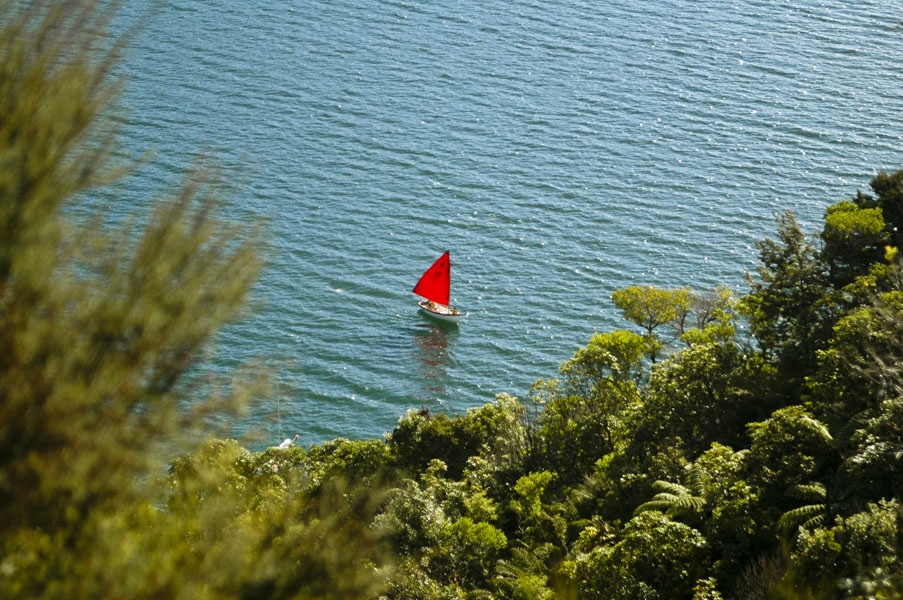
#> input picture opencv/New_Zealand_Boat.jpg, 903 x 600 px, given in place of the camera
$ python colourdetector.py
#> lines starting #> are read from the running program, lines starting #| are printed output that depends on the picture; after the words box and inside, x2 and y2 are one past the last pixel; in counts of white or black regions, pixels touching at a corner belong together
#> further down, img is the input picture: shape (600, 903, 3); mean B, G, R 96.6, 115, 98
import cv2
import numpy as np
color_list = [[140, 50, 100, 179, 255, 255],
             [35, 100, 100, 80, 255, 255],
             [100,100,100,140,255,255],
             [20,150,150,40,255,255],]
cap = cv2.VideoCapture(0)
cap.set(3, 640)
cap.set(4, 480)
cap.set(10, 80)
def empty(a):
   pass
def find_color(img, color_list):
   imgHSV = cv2.cvtColor(img, cv2.COLOR_BGR2HSV)
#> imgHSV: shape (600, 903, 3); mean H, S, V 62.4, 117.5, 122.2
   for color in color_list:
       lower = np.array(color[0:3])
       upper = np.array(color[3:6])
       mask = cv2.inRange(imgHSV, lower, upper)
       get_contours(mask, color)
#> this loop made 4 passes
#> contours in get_contours on passes 2 to 3: 391 contours, all with area under 20, 433 contours, all with area under 20
#> pass 1, in find_color, `mask = cv2.inRange(imgHSV, lower, upper)`:
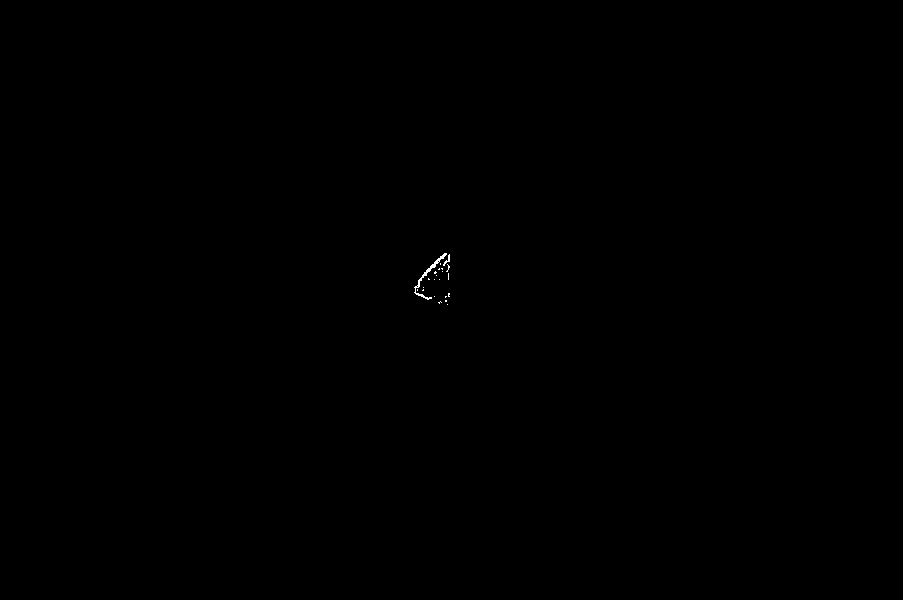
#> mask: shape (600, 903); 0.05% white in thin lines or dots, all inside (x1, y1, x2, y2) = (414, 253, 450, 305)
#> pass 2, in find_color, `mask = cv2.inRange(imgHSV, lower, upper)`:
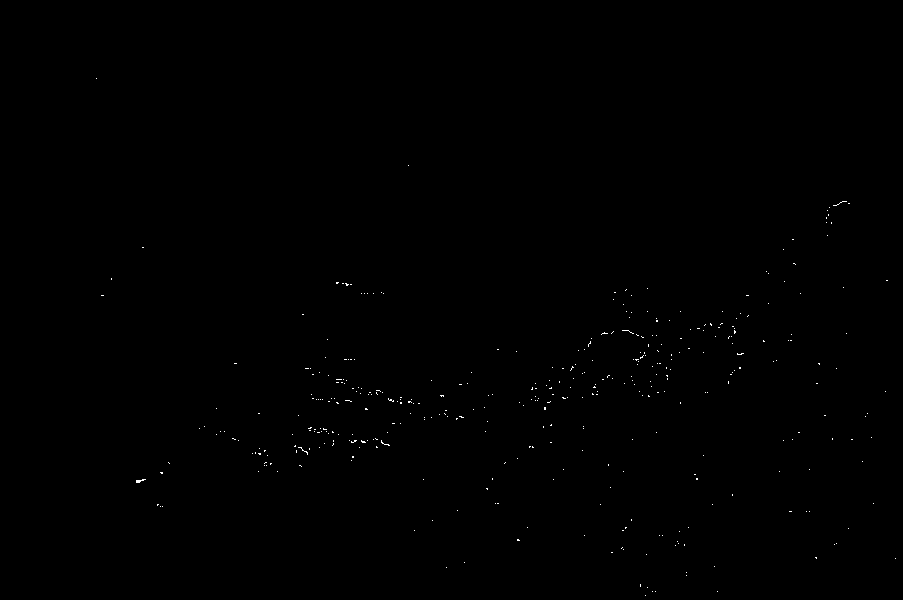
#> mask: shape (600, 903); 0.15% white in thin lines or dots, all inside (x1, y1, x2, y2) = (96, 78, 896, 596)
#> pass 3, in find_color, `mask = cv2.inRange(imgHSV, lower, upper)`:
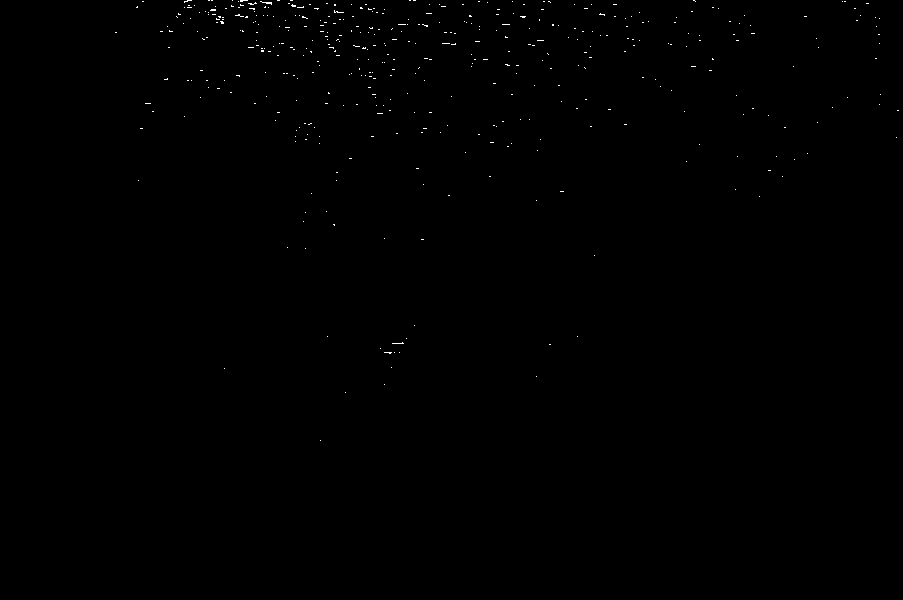
#> mask: shape (600, 903); 0.19% white in thin lines or dots, all inside (x1, y1, x2, y2) = (115, 0, 899, 441)
#> after the loop:
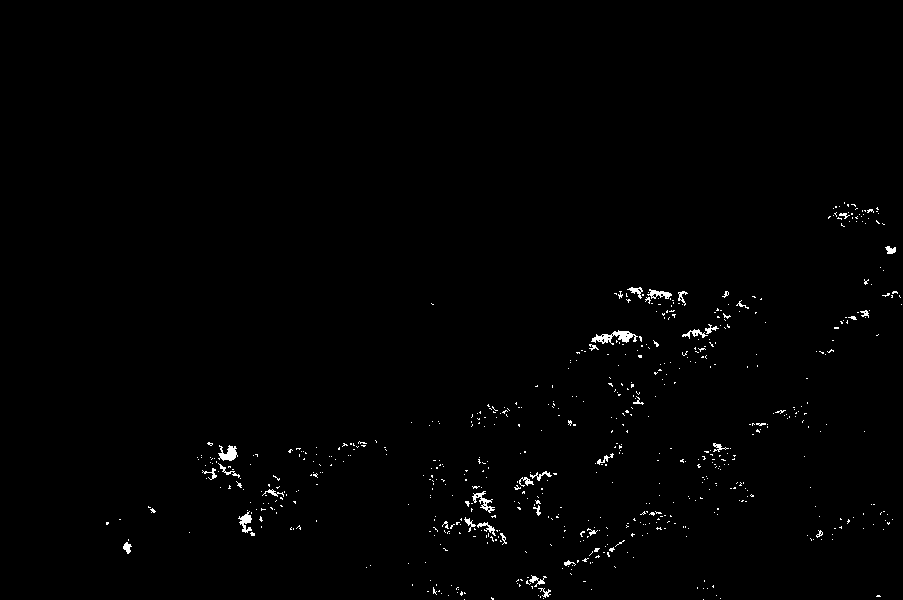
#> mask: shape (600, 903); 0.82% white in thin lines or dots, all inside (x1, y1, x2, y2) = (106, 202, 902, 600)
def get_contours(img, color):
   contours, hierarchy = cv2.findContours(img, cv2.RETR_EXTERNAL, cv2.CHAIN_APPROX_NONE)
   for cnt in contours:
       area = cv2.contourArea(cnt)
       if area > 500:
           cv2.drawContours(imgResult, cnt, -1, (255, 255, 255), 2)
           color_name(imgResult, cnt, color)
def color_name(img, cnt, color):
   x, y, w, h = cv2.boundingRect(cnt)
   if color == [140, 50, 100, 179, 255, 255]:
       cv2.putText(img, "Pink", (x, y - 10), cv2.FONT_HERSHEY_SIMPLEX, 0.5, (193, 203, 255), 2)
   elif color == [35, 100, 100, 80, 255, 255]:
       cv2.putText(img, "Green", (x, y - 10), cv2.FONT_HERSHEY_SIMPLEX, 0.5, (0, 255, 0), 2)
   elif color == [100,100,100,140,255,255]:
       cv2.putText(img, "Blue", (x, y - 10), cv2.FONT_HERSHEY_SIMPLEX, 0.5, (255, 0, 0), 2)
   elif color == [20,150,150,40,255,255]:
       cv2.putText(img, "Yellow", (x, y - 10), cv2.FONT_HERSHEY_SIMPLEX, 0.5, (0, 255, 255), 2)

while True:
   success, img = cap.read()
   imgResult = img.copy()
   find_color(img, color_list)
   cv2.imshow("Result", imgResult)
   if cv2.waitKey(1) & 0xFF == ord('q'):
#> (key q is pressed here)
       break
cap.release()
cv2.destroyAllWindows()

$ run again, on opencv/New_Zealand_Lake.jpg
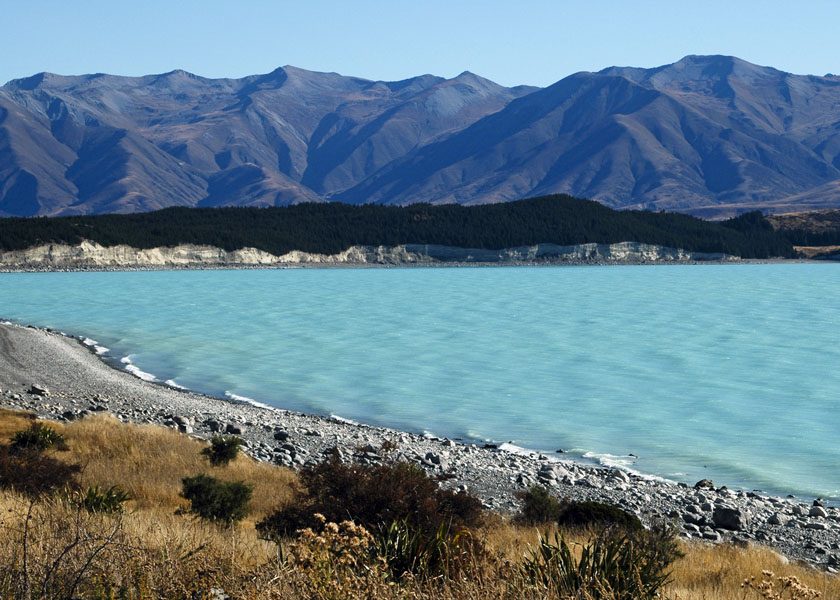
#> input picture opencv/New_Zealand_Lake.jpg, 840 x 600 px, given in place of the camera
#> img is the input picture: shape (600, 840, 3); mean B, G, R 140.2, 126.7, 100.9
#> imgHSV: shape (600, 840, 3); mean H, S, V 82.2, 105.5, 149.4
#> the loop in find_color, `for color in color_list:` made 4 passes
#> contours in get_contours on passes 2, 4: 2 contours, all with area under 20, 53 contours, all with area under 20
#> pass 3, in find_color, `mask = cv2.inRange(imgHSV, lower, upper)`:
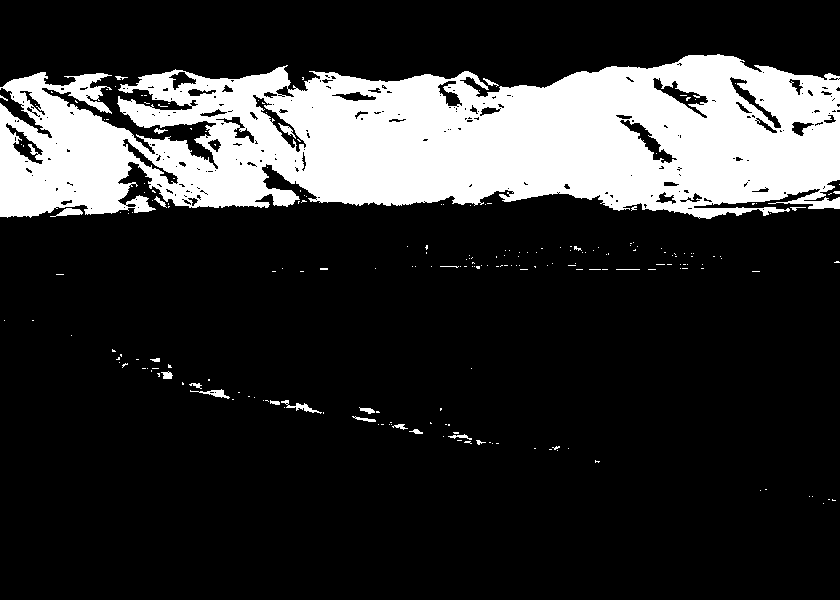
#> mask: shape (600, 840); 19.6% white; 222 white regions (199 under 20 px), largest, box (x1, y1, x2, y2) and area: (0, 54, 840, 219) 97130, (281, 400, 322, 414) 151, (50, 208, 83, 217) 148
#> `cv2.imshow("Result", imgResult)`:
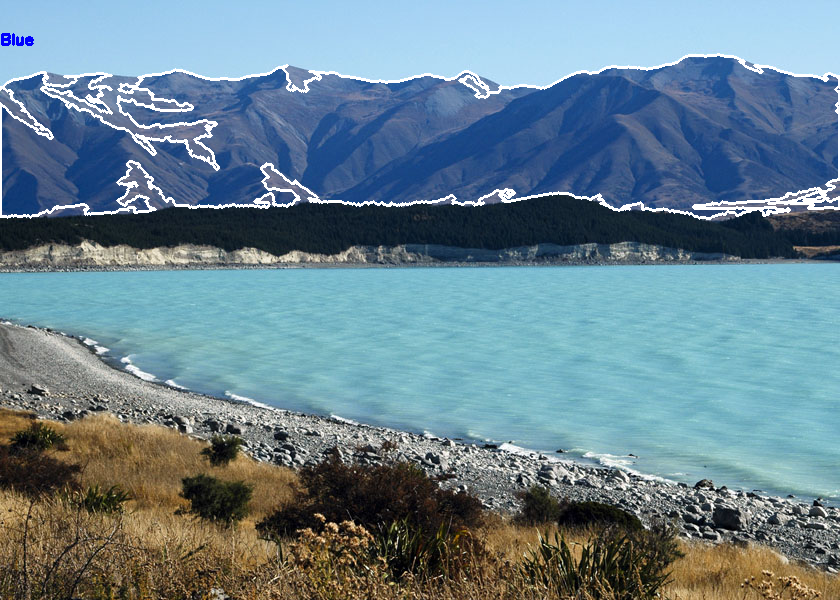
#> window 'Result': shape (600, 840, 3); mean B, G, R 142.7, 130, 104.8
